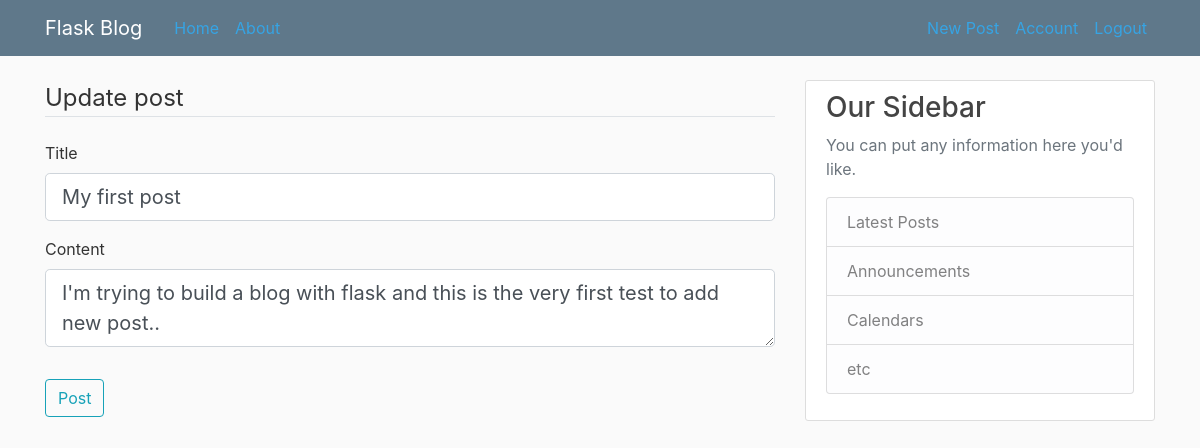
Screenshot of /post/1/update (signed in) with the database file from the repository.
### flaskblog/models.py (models this page shows, shortened)
class Post(db.Model):
    id = db.Column(db.Integer, primary_key=True)
    title = db.Column(db.String(100), nullable=False)
    date_posted = db.Column(db.DateTime, nullable=False, default=datetime.utcnow)
    content = db.Column(db.Text, nullable=False)
    user_id = db.Column(db.Integer, db.ForeignKey('user.id'), nullable=False)

### flaskblog/routes.py (the view)
@app.route("/post/<int:post_id>/update", methods=['GET', 'POST'])
@login_required
def update_post(post_id):
    post = Post.query.get_or_404(post_id)
    if post.author != current_user:
        abort(403)
    form = PostForm()
    if form.validate_on_submit():
        post.title = form.title.data
        post.content = form.content.data
        db.session.commit()
        flash('You post has been updated!', 'success')
        redirect(url_for('post', post_id = post.id))
    elif request.method == 'GET':
        form.title.data = post.title
        form.content.data = post.content
    return render_template('create_post.html', title='Update Post', form = form, legend = 'Update post')

### flaskblog/forms.py
class PostForm(FlaskForm):
    title = StringField('Title', validators=[DataRequired()])
    content = TextAreaField('Content', validators=[DataRequired()])
    submit = SubmitField('Post')

### flaskblog/models.py (called while the page is built)
@login_manager.user_loader
def load_user(user_id):
    return User.query.get(int(user_id))

### flaskblog/templates/create_post.html (shortened to what this page needs)
{% extends "layout.html" %}
{% block content %}
	    <div class="conetent-section">
            <form method="POST" action="">
                <fieldset class="form-group">
                    <legend class="border-bottom mb-4">{{ legend }}</legend>
                    <div class="form-group">
                            {{ form.title.label(class = "form-control-label") }}
                            {% if form.title.errors %}
                             {{ form.title(class = "form-control form-control-lg is-invalid") }}
                             <div class="invalid-feedback">
                               {% for error in form.title.errors %}
                                 <span>{{ error }}</span>
                               {% endfor %}
                             </div>
                           {% else %}
                                 {{ form.title(class = "form-control form-control-lg") }}
                           {% endif %}
                    </div>
                    <div class="form-group">
                            {{ form.content.label(class = "form-control-label") }}
                            {% if form.content.errors %}
                             {{ form.content(class = "form-control form-control-lg is-invalid") }}
                             <div class="invalid-feedback">
                               {% for error in form.content.errors %}
                                 <span>{{ error }}</span>
                               {% endfor %}
                             </div>
                           {% else %}
                                 {{ form.content(class = "form-control form-control-lg") }}
                           {% endif %}
                    </div>
                    </fieldset>
                <div class="form-group">
                    {{ form.submit(class="btn btn-outline-info") }}
                </div>
            </form>
        </div>
{% endblock content %}

### flaskblog/static/main.css (style rules this page uses)
body { background: #fafafa; color: #333333; margin-top: 5rem; }

### rows the page displays
Post: title "My first post", content "I'm trying to build a blog with flask and this is the very first test to add new post.."

### other values shown
{{ legend }} "Update post"
